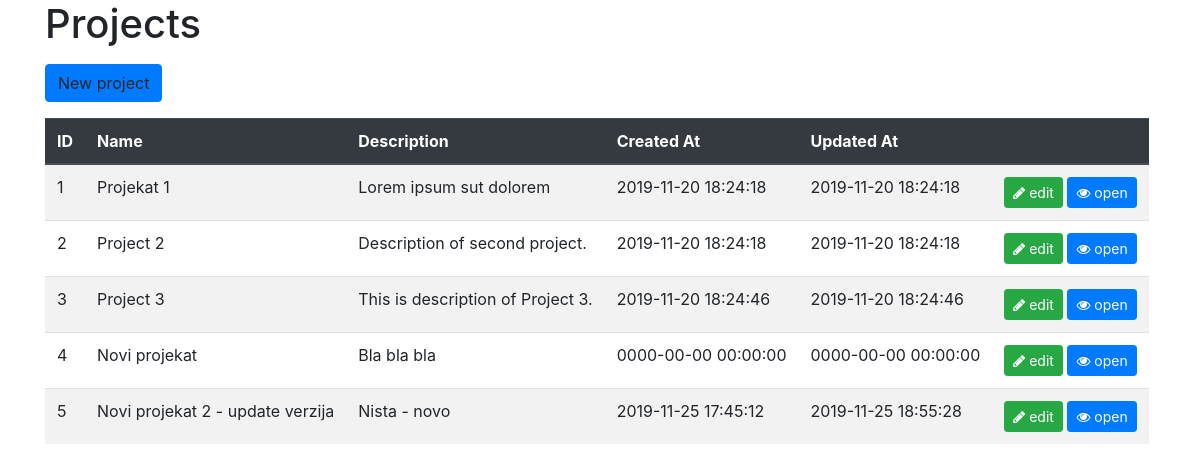
The page /projects/projects.php (signed in) on the database as committed earlier.
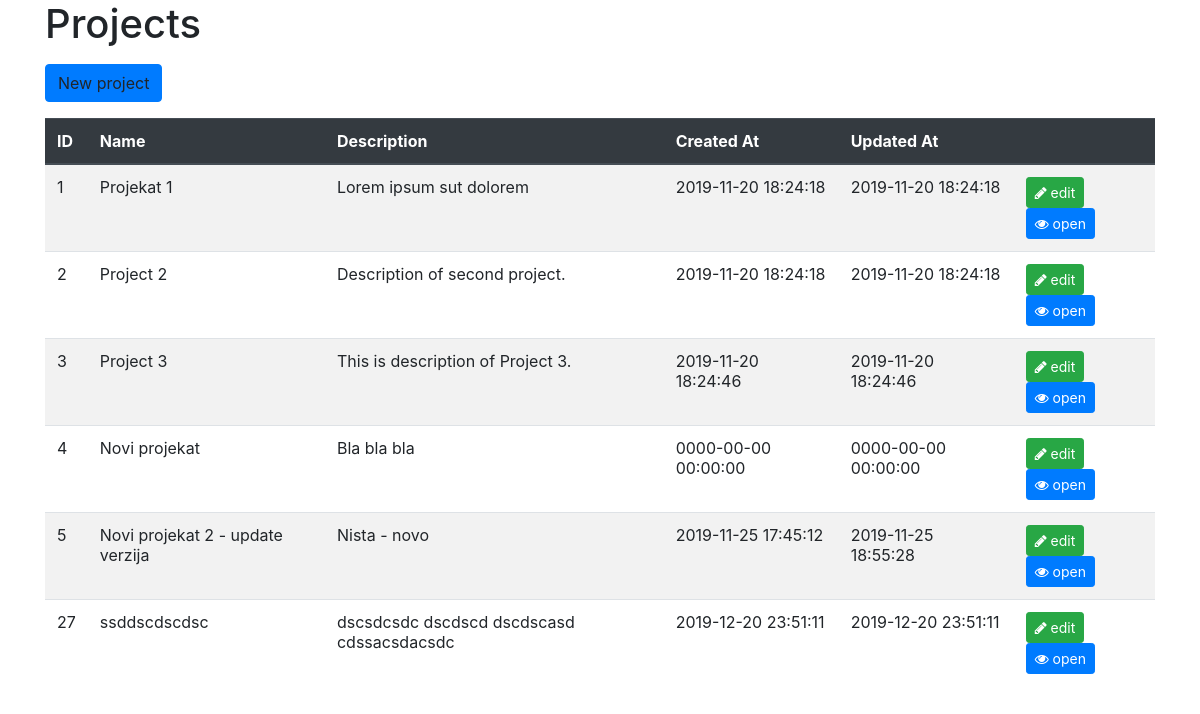
The same page on the database as committed later.
### tables this page shows
CREATE TABLE `projects` (
  `id` bigint(20) UNSIGNED NOT NULL,
  `name` varchar(255) NOT NULL,
  `description` text NOT NULL,
  `created_at` datetime NOT NULL,
  `updated_at` datetime NOT NULL
);

### projects/projects_repository.php (called while the page is built, shortened)
<?php
require_once "project.php";
class ProjectRepository{
    private $db;
    public function __construct($db){
        $this->db = $db;
    }
    public function getAll(){
        $sql = "SELECT * FROM projects";
        $result = $this->db->query($sql);
        $projects = [];
        while($row = $result->fetch_assoc()){
            $projects[] = new Project(
                intval($row["id"]),
                $row["name"],
                $row["description"],
                $row["created_at"],
                $row["updated_at"]
            );
        }
        return $projects;
    }
}

### projects/project.php (called while the page is built, shortened)
<?php
class Project
{
    public function __construct($id, $name, $description, $created_at, $updated_at) {
        $this->id = $id;
        $this->name = $name;
        $this->description = $description;
        $this->createdAt = $created_at;
        $this->updatedAt = $updated_at;
    }
}

### projects/projects.php (the view, shortened to what this page needs)
<?php
require_once "../database.php";
require_once "projects_repository.php";
$projectsRepository = new ProjectRepository($dbConnection);
$projects = $projectsRepository->getAll();
?>
<html>
    <head>
        <link rel="stylesheet" href="https://stackpath.bootstrapcdn.com/bootstrap/4.4.1/css/bootstrap.min.css">
        <link rel="stylesheet" href="../font-awesome/css/font-awesome.min.css"/>
    </head>
    <body>
        <div class="container">
            <div class="row">
                <div class="col-12">
                    <h1>Projects</h1>
                </div>
            </div>
            <div class="row mt-2">
                <div class="col-12">
                    <a class="btn btn-primary" id="launch2">New project</a>
                </div>
            </div>
            <div class="row mt-3">
                <div class="col-12">
                    <table class="table table-striped table-hover table-responsive">
                        <thead class="thead-dark">
                            <tr>
                                <th>ID</th>
                                <th>Name</th>
                                <th>Description</th>
                                <th>Created At</th>
                                <th>Updated At</th>
                                <th></th>
                            </tr>
                        </thead>
                        <tbody>
                            <?php foreach($projects as $project): ?>
                                <tr>
                                    <td><?=$project->id?></td>
                                    <td><?=$project->name?></td>
                                    <td><?=$project->description?></td>
                                    <td><?=$project->createdAt?></td>
                                    <td><?=$project->updatedAt?></td>
                                    <td>
                                        <a class="btn btn-sm btn-success" href="edit_project.php?project_id=<?=$project->id?>">
                                           <i class="fa fa-pencil"></i> edit
                                        </a>
                                        <a class="btn btn-sm btn-primary" href="project_details.php?id=<?=$project->id?>">
                                           <i class="fa fa-eye"></i> open
                                        </a>
                                    </td>
                                </tr>
                            <?php endforeach; ?>
                        </tbody>
                    </table>
                </div>
            </div>
        </div>
    </body>
</html>

Rows that differ between the two databases and show on the page:
added projects: id "27", name "ssddscdscdsc", description "dscsdcsdc dscdscd dscdscasd cdssacsdacsdc", created_at "2019-12-20 23:51:11", updated_at "2019-12-20 23:51:11"
